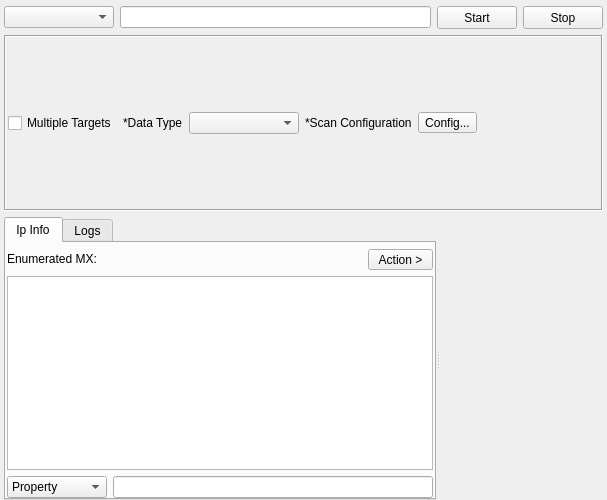
<?xml version="1.0" encoding="UTF-8"?>
<ui version="4.0">
 <class>MXTool</class>
 <widget class="QWidget" name="MXTool">
  <property name="geometry">
   <rect>
    <x>0</x>
    <y>0</y>
    <width>607</width>
    <height>500</height>
   </rect>
  </property>
  <property name="windowTitle">
   <string>MX Record Tool</string>
  </property>
  <layout class="QVBoxLayout" name="verticalLayout_2">
   <property name="leftMargin">
    <number>4</number>
   </property>
   <property name="topMargin">
    <number>6</number>
   </property>
   <property name="rightMargin">
    <number>4</number>
   </property>
   <property name="bottomMargin">
    <number>0</number>
   </property>
   <item>
    <layout class="QHBoxLayout" name="horizontalLayout">
     <item>
      <widget class="QComboBox" name="comboBoxEngine">
       <property name="minimumSize">
        <size>
         <width>110</width>
         <height>0</height>
        </size>
       </property>
      </widget>
     </item>
     <item>
      <widget class="QLineEdit" name="lineEditTarget"/>
     </item>
     <item>
      <widget class="QPushButton" name="buttonStart">
       <property name="minimumSize">
        <size>
         <width>75</width>
         <height>23</height>
        </size>
       </property>
       <property name="sizeIncrement">
        <size>
         <width>0</width>
         <height>0</height>
        </size>
       </property>
       <property name="text">
        <string>Start</string>
       </property>
      </widget>
     </item>
     <item>
      <widget class="QPushButton" name="buttonStop">
       <property name="minimumSize">
        <size>
         <width>75</width>
         <height>23</height>
        </size>
       </property>
       <property name="sizeIncrement">
        <size>
         <width>0</width>
         <height>0</height>
        </size>
       </property>
       <property name="text">
        <string>Stop</string>
       </property>
      </widget>
     </item>
    </layout>
   </item>
   <item>
    <widget class="QFrame" name="frame">
     <property name="frameShape">
      <enum>QFrame::Box</enum>
     </property>
     <property name="frameShadow">
      <enum>QFrame::Sunken</enum>
     </property>
     <layout class="QHBoxLayout" name="horizontalLayout_2">
      <property name="leftMargin">
       <number>2</number>
      </property>
      <property name="rightMargin">
       <number>2</number>
      </property>
      <item>
       <widget class="QCheckBox" name="checkBoxMultipleTargets">
        <property name="text">
         <string>Multiple Targets</string>
        </property>
       </widget>
      </item>
      <item>
       <widget class="QLabel" name="label">
        <property name="text">
         <string>*Data Type</string>
        </property>
       </widget>
      </item>
      <item>
       <widget class="QComboBox" name="comboBoxOption">
        <property name="minimumSize">
         <size>
          <width>110</width>
          <height>0</height>
         </size>
        </property>
       </widget>
      </item>
      <item>
       <widget class="QLabel" name="label_2">
        <property name="text">
         <string>*Scan Configuration</string>
        </property>
       </widget>
      </item>
      <item>
       <widget class="QToolButton" name="buttonConfig">
        <property name="text">
         <string>Config...</string>
        </property>
       </widget>
      </item>
      <item>
       <spacer name="horizontalSpacer">
        <property name="orientation">
         <enum>Qt::Horizontal</enum>
        </property>
        <property name="sizeHint" stdset="0">
         <size>
          <width>396</width>
          <height>20</height>
         </size>
        </property>
       </spacer>
      </item>
     </layout>
    </widget>
   </item>
   <item>
    <widget class="QSplitter" name="splitter">
     <property name="orientation">
      <enum>Qt::Horizontal</enum>
     </property>
     <widget class="QTabWidget" name="tabWidget">
      <property name="currentIndex">
       <number>0</number>
      </property>
      <widget class="QWidget" name="tabInfo">
       <attribute name="title">
        <string>Ip Info</string>
       </attribute>
       <layout class="QVBoxLayout" name="verticalLayout">
        <property name="leftMargin">
         <number>1</number>
        </property>
        <property name="topMargin">
         <number>6</number>
        </property>
        <property name="rightMargin">
         <number>1</number>
        </property>
        <property name="bottomMargin">
         <number>0</number>
        </property>
        <item>
         <layout class="QHBoxLayout" name="horizontalLayout_3">
          <item>
           <widget class="QLabel" name="label_3">
            <property name="sizePolicy">
             <sizepolicy hsizetype="Maximum" vsizetype="Maximum">
              <horstretch>0</horstretch>
              <verstretch>0</verstretch>
             </sizepolicy>
            </property>
            <property name="text">
             <string>Enumerated MX:</string>
            </property>
           </widget>
          </item>
          <item>
           <widget class="QLabel" name="labelResultsCount">
            <property name="sizePolicy">
             <sizepolicy hsizetype="Preferred" vsizetype="Preferred">
              <horstretch>0</horstretch>
              <verstretch>0</verstretch>
             </sizepolicy>
            </property>
            <property name="text">
             <string/>
            </property>
           </widget>
          </item>
          <item>
           <widget class="QToolButton" name="toolButton">
            <property name="minimumSize">
             <size>
              <width>65</width>
              <height>20</height>
             </size>
            </property>
            <property name="text">
             <string>Action &gt;</string>
            </property>
           </widget>
          </item>
         </layout>
        </item>
        <item>
         <widget class="QTreeView" name="treeResults">
          <property name="acceptDrops">
           <bool>false</bool>
          </property>
          <property name="alternatingRowColors">
           <bool>true</bool>
          </property>
          <property name="selectionMode">
           <enum>QAbstractItemView::SingleSelection</enum>
          </property>
          <attribute name="headerCascadingSectionResizes">
           <bool>true</bool>
          </attribute>
          <attribute name="headerMinimumSectionSize">
           <number>200</number>
          </attribute>
          <attribute name="headerDefaultSectionSize">
           <number>300</number>
          </attribute>
          <attribute name="headerHighlightSections">
           <bool>true</bool>
          </attribute>
         </widget>
        </item>
        <item>
         <layout class="QHBoxLayout" name="horizontalLayout_4">
          <item>
           <widget class="QComboBox" name="comboBox_3">
            <property name="minimumSize">
             <size>
              <width>100</width>
              <height>0</height>
             </size>
            </property>
            <item>
             <property name="text">
              <string>Property</string>
             </property>
            </item>
            <item>
             <property name="text">
              <string>Value</string>
             </property>
            </item>
           </widget>
          </item>
          <item>
           <widget class="QLineEdit" name="lineEditFilter"/>
          </item>
         </layout>
        </item>
       </layout>
      </widget>
      <widget class="QWidget" name="tabLogs">
       <attribute name="title">
        <string>Logs</string>
       </attribute>
       <layout class="QVBoxLayout" name="verticalLayout_3">
        <property name="leftMargin">
         <number>2</number>
        </property>
        <property name="topMargin">
         <number>6</number>
        </property>
        <property name="rightMargin">
         <number>2</number>
        </property>
        <property name="bottomMargin">
         <number>0</number>
        </property>
        <item>
         <widget class="QPlainTextEdit" name="plainTextEditLogs"/>
        </item>
       </layout>
      </widget>
     </widget>
     <widget class="InputWidget" name="targets" native="true">
      <property name="minimumSize">
       <size>
        <width>0</width>
        <height>150</height>
       </size>
      </property>
     </widget>
    </widget>
   </item>
  </layout>
 </widget>
 <customwidgets>
  <customwidget>
   <class>InputWidget</class>
   <extends>QWidget</extends>
   <header>src/widgets/InputWidget.h</header>
   <container>1</container>
  </customwidget>
 </customwidgets>
 <resources/>
 <connections/>
</ui>
